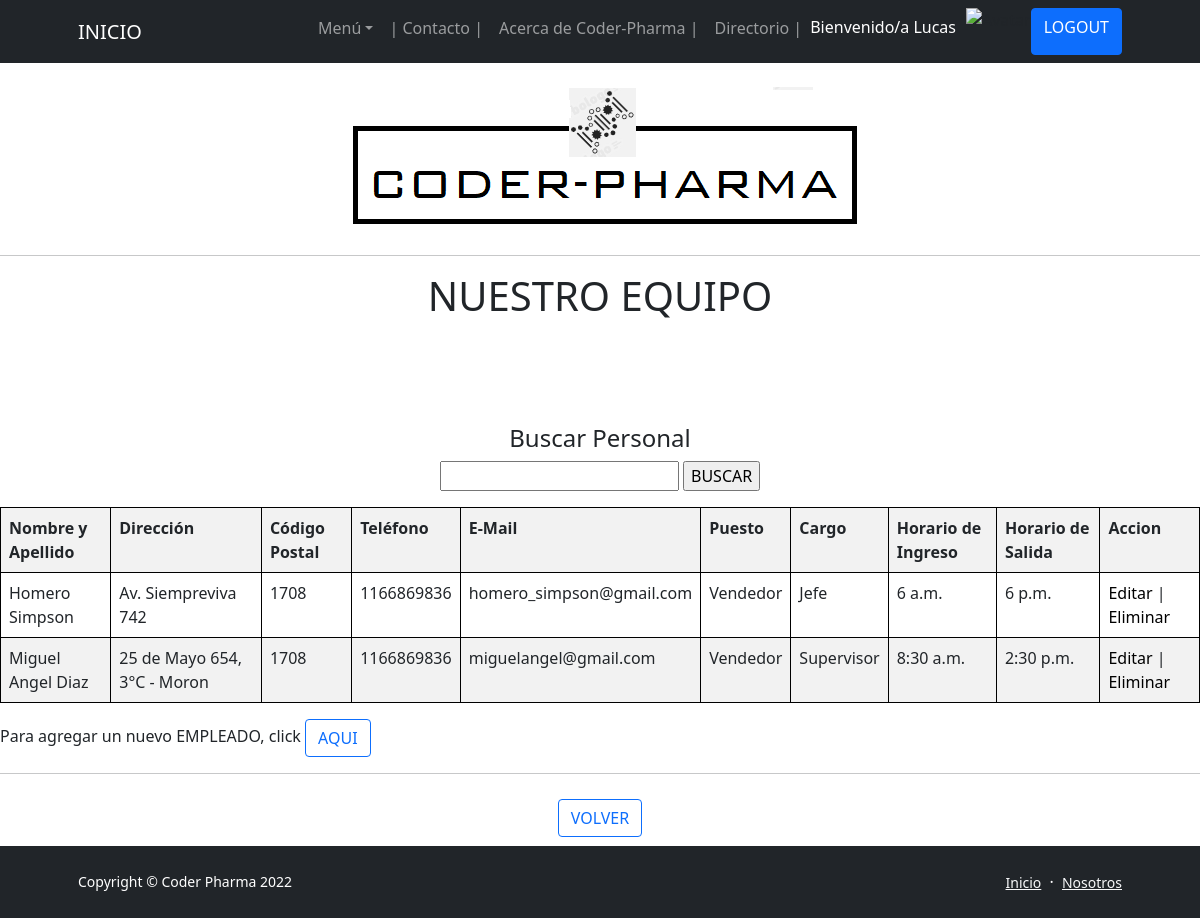
/App-Drogueria/Empleados (signed in), run on an earlier commit of the app's database.
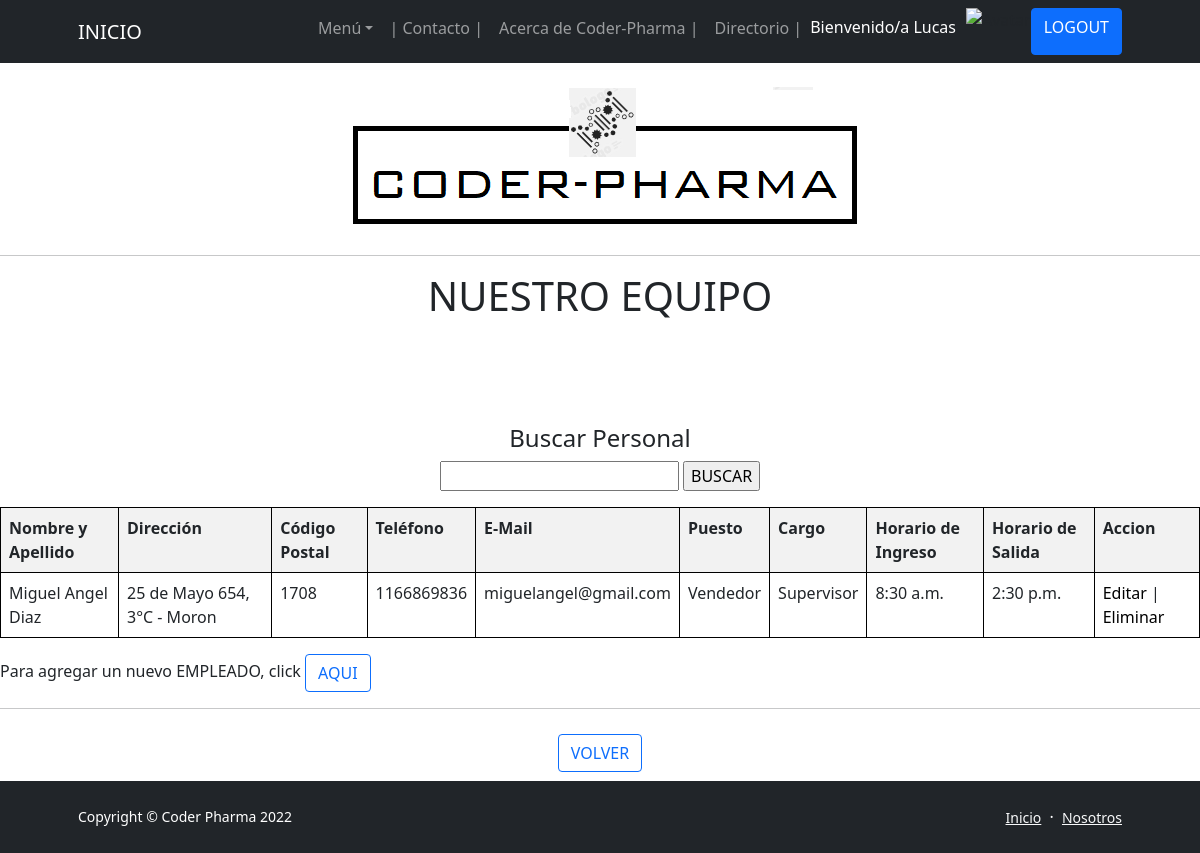
And on a later commit of the database.
### App_DROGUERIA/models.py (models this page shows, shortened)
class EMPLEADO(models.Model):
    nombre = models.CharField(max_length=50)
    apellido = models.CharField(max_length=50)
    direccion = models.CharField(max_length=50)
    codigoPostal = models.IntegerField()
    telefono = models.CharField(max_length=50)
    eMail = models.EmailField(max_length=50)
    puesto = models.CharField(max_length=50)
    cargo = models.CharField(max_length=50)
    horarioIngreso = models.TimeField()
    horarioSalida = models.TimeField()

### App_DROGUERIA/views.py (the view)
# urls.py: path('Empleados', Empleados, name = "06_Empleados"),
def Empleados (request):
    empleados = EMPLEADO.objects.all()
    try:
        avatar = Avatar.objects.get(usuario = request.user.id)
        return render(request,"06 - Empleados.html", {"Personal": empleados, "url": avatar.imagen.url})
    except:
        return render(request,"06 - Empleados.html", {"Personal": empleados})

### App_DROGUERIA/Templates/06 - Empleados.html
{% extends '00 - ORIGEN (b).html' %}
{% load static %}
{% block blockname %}
</head>
    <body>
        <br>
        <p class="text-center"><img class="img-fluid rounded mb-5 mb-lg-0" src="http://127.0.0.1:8000/media/imagenes/Membrete_Coder-Pharma.png" alt="..." /></p>
        <hr>
        <h1 class="text-center"> NUESTRO EQUIPO</h1>
        <br>
        <br>
        <br>
        <br>
        <center>
            <h4 class="text-center"> Buscar Personal </h4>
            <form action="{% url '06_BuscarEmpleado' %}" method="GET"> {% csrf_token %}
            <p><input type="text" name="nombre">
            <input type="submit" value="BUSCAR">
            </p>
            <table class="table table-striped">
                <tr>
                    <th>Nombre y Apellido </th>
                    <th>Dirección</th>
                    <th>Código Postal</th>
                    <th>Teléfono</th>
                    <th>E-Mail</th>
                    <th>Puesto</th>
                    <th>Cargo</th>
                    <th>Horario de Ingreso</th>
                    <th>Horario de Salida</th>
                    <th>Accion</th>
                </tr>
                    {% for empleado in Personal %}
                <tr>
                    <td>{{empleado.nombre}} {{empleado.apellido}}</td>
                    <td>{{empleado.direccion}}</td>
                    <td>{{empleado.codigoPostal}}</td>
                    <td>{{empleado.telefono}}</td>
                    <td>{{empleado.eMail}}</td>
                    <td>{{empleado.puesto}}</td>
                    <td>{{empleado.cargo}}</td>
                    <td>{{empleado.horarioIngreso}}</td>
                    <td>{{empleado.horarioSalida}}</td>
                    <td>
                        <a style="color: black; text-decoration: none" href="{% url '06_EditaEmpleado' empleado.id %}">Editar</a> |
                        <a style="color: black; text-decoration: none" href="{% url '06_EliminaEmpleado' empleado.id %}">Eliminar</a>
                    </td>
                </tr>
                    {% endfor %}
            </table>
        </center>
        <p> Para agregar un nuevo EMPLEADO, click  <a style="text-decoration: none;" href="{% url '06_AgregaEmpleado' %}" class="btn btn-outline-primary"> AQUI</a> </p>
        <hr>
        <h1 class="text-center"><a href="{% url '04_AcercadeCoderPharma' %}" class="btn btn-outline-primary" disabled> VOLVER</a></h1>
    </body>
</html>
{% endblock blockname %}

What changed in the data, as far as the page shows it:
removed EMPLEADO: nombre "Homero", apellido "Simpson", direccion "Av. Siempreviva 742", codigoPostal "1708", telefono "1166869836", eMail "homero_simpson@gmail.com", puesto "Vendedor", cargo "Jefe", horarioIngreso "6 a.m.", horarioSalida "6 p.m."
